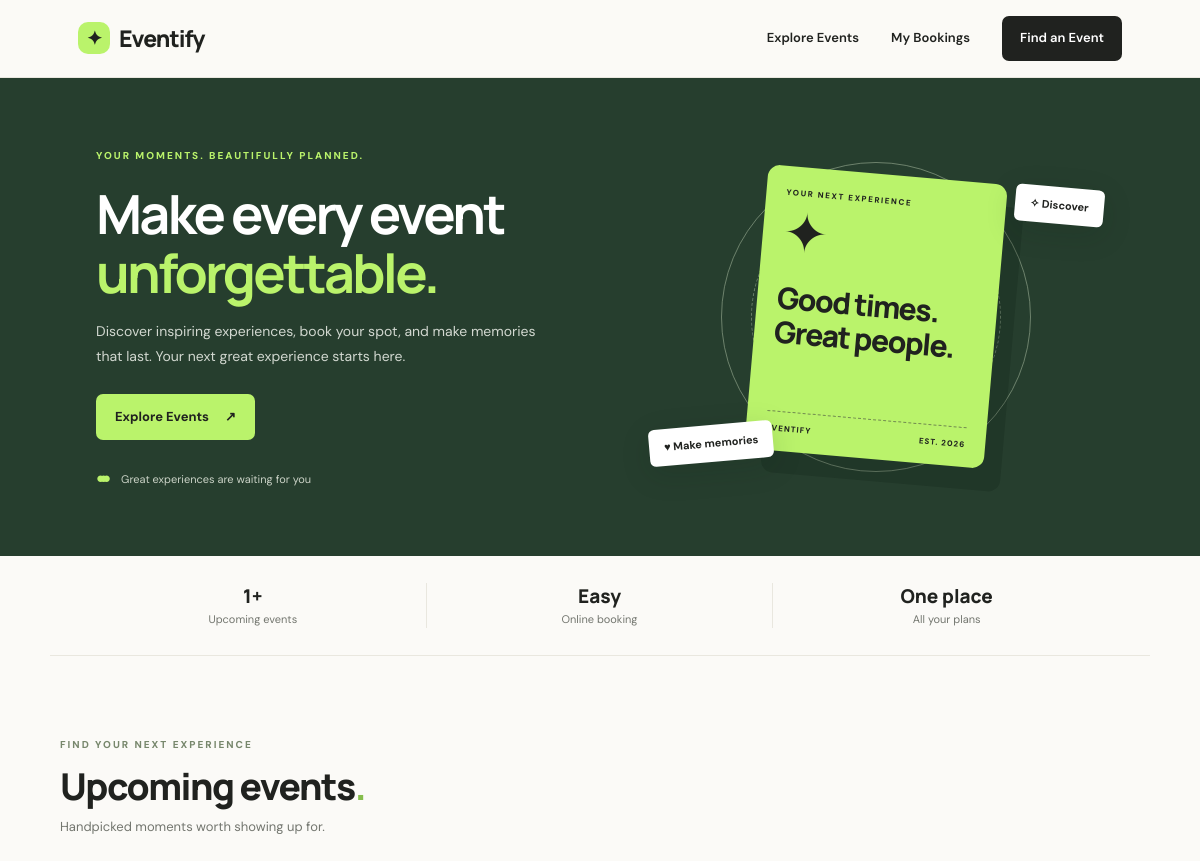
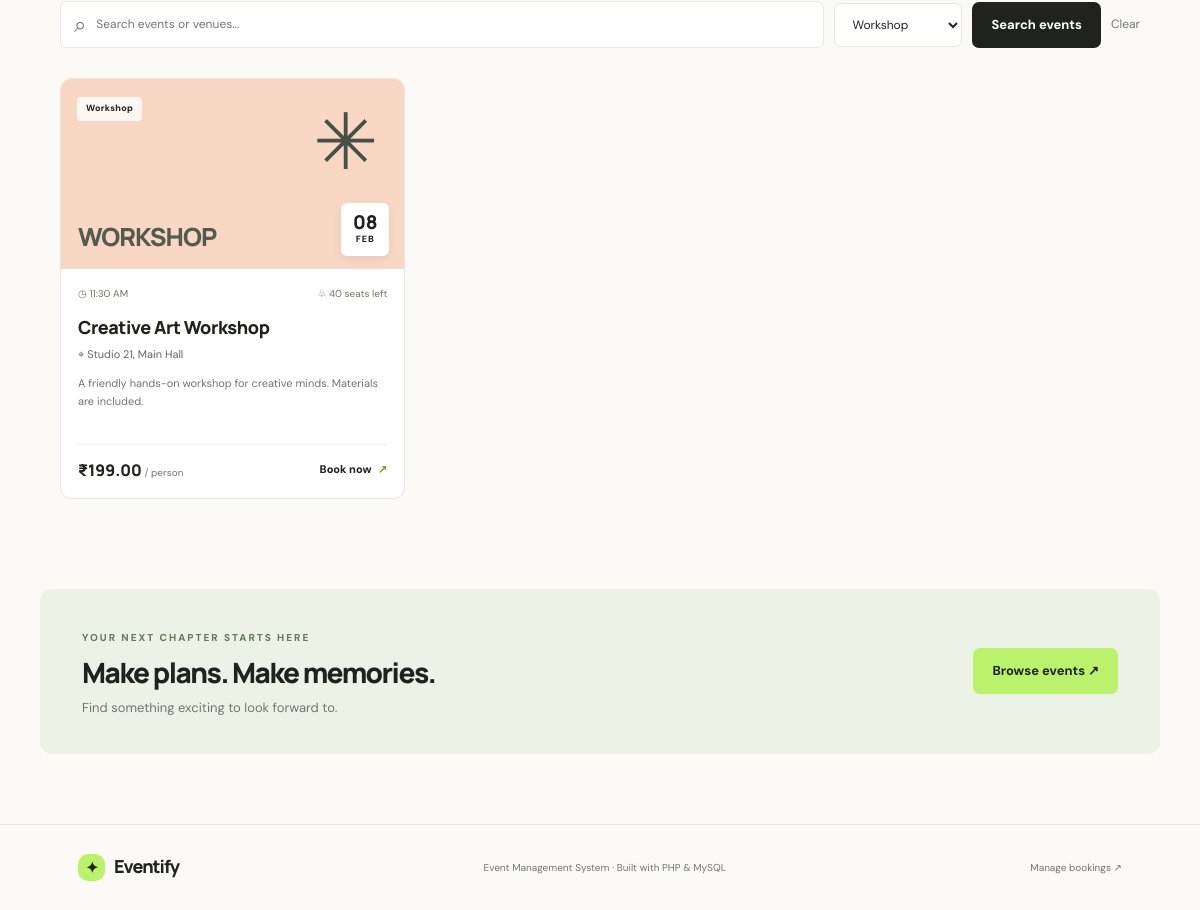
The page /api/index.php?category=Workshop on the database its author committed (2 pictures, top to bottom).
### tables this page shows
CREATE TABLE IF NOT EXISTS events (
    id INT AUTO_INCREMENT PRIMARY KEY,
    title VARCHAR(150) NOT NULL,
    category VARCHAR(80) NOT NULL,
    event_date DATE NOT NULL,
    event_time TIME NOT NULL,
    venue VARCHAR(180) NOT NULL,
    price DECIMAL(10,2) NOT NULL DEFAULT 0,
    seats INT NOT NULL DEFAULT 50,
    description TEXT,
    created_at TIMESTAMP DEFAULT CURRENT_TIMESTAMP
);

### api/index.php (the view, shortened to what this page needs)
<?php
require_once __DIR__ . '/config.php';
$category = trim($_GET['category'] ?? '');
$search = trim($_GET['search'] ?? '');
$sql = "SELECT e.*,
        e.seats - COALESCE((SELECT SUM(b.tickets) FROM bookings b WHERE b.event_id = e.id), 0) AS seats_left
        FROM events e WHERE e.event_date >= CURDATE()";
$params = [];
if ($category !== '') {
    $sql .= " AND e.category = ?";
    $params[] = $category;
}
$sql .= " ORDER BY e.event_date ASC";
$stmt = $pdo->prepare($sql);
$stmt->execute($params);
$events = $stmt->fetchAll();
$categories = $pdo->query("SELECT DISTINCT category FROM events ORDER BY category")->fetchAll(PDO::FETCH_COLUMN);
function h($value) { return htmlspecialchars((string)$value, ENT_QUOTES, 'UTF-8'); }
function money($value) { return $value <= 0 ? 'Free' : '₹' . number_format((float)$value, 2); }
?>
<!DOCTYPE html>
<html lang="en">
<head>
<link rel="stylesheet" href="style.css">
</head>
<body>
<header class="navbar">
  <a class="brand" href="index.php"><span class="brand-icon">✦</span> Eventify</a>
  <nav><a href="#events">Explore Events</a><a href="my_bookings.php">My Bookings</a><a class="nav-button" href="#events">Find an Event</a></nav>
</header>
<main>
<section class="hero">
  <div class="hero-copy">
    <span class="eyebrow">YOUR MOMENTS. BEAUTIFULLY PLANNED.</span>
    <h1>Make every event<br><span>unforgettable.</span></h1>
    <p>Discover inspiring experiences, book your spot, and make memories that last. Your next great experience starts here.</p>
    <a class="button button-light" href="#events">Explore Events <span>↗</span></a>
    <div class="hero-note"><span class="avatar-stack">● ● ●</span> Great experiences are waiting for you</div>
  </div>
  <div class="hero-art" aria-label="Decorative event illustration">
    <div class="ticket-card"><div class="ticket-top">YOUR NEXT EXPERIENCE</div><div class="ticket-star">✦</div><h3>Good times.<br>Great people.</h3><div class="ticket-bottom"><span>EVENTIFY</span><span>EST. 2026</span></div></div>
    <div class="floating-tag tag-top">✧ Discover</div><div class="floating-tag tag-bottom">♥ Make memories</div>
  </div>
</section>
<section class="stats">
  <div><strong><?= count($events) ?>+</strong><span>Upcoming events</span></div>
  <div><strong>Easy</strong><span>Online booking</span></div>
  <div><strong>One place</strong><span>All your plans</span></div>
</section>
<section class="events-section" id="events">
  <div class="section-heading"><div><span class="eyebrow">FIND YOUR NEXT EXPERIENCE</span><h2>Upcoming events<span class="accent-dot">.</span></h2><p>Handpicked moments worth showing up for.</p></div></div>
  <form class="filters" method="get" action="index.php">
    <div class="search-field"><span>⌕</span><input type="search" name="search" placeholder="Search events or venues..." value="<?= h($search) ?>"></div>
    <select name="category" aria-label="Filter by category"><option value="">All categories</option>
      <?php foreach ($categories as $c): ?><option value="<?= h($c) ?>" <?= $category === $c ? 'selected' : '' ?>><?= h($c) ?></option><?php endforeach; ?>
    </select>
    <button class="button button-dark" type="submit">Search events</button>
    <?php if ($search !== '' || $category !== ''): ?><a class="clear-link" href="index.php">Clear</a><?php endif; ?>
  </form>
  <?php if (!$events): ?>
    <div class="empty-state"><div>✧</div><h3>No events found</h3><p>Try another search or category.</p><a href="index.php">View all events</a></div>
  <?php else: ?>
  <div class="event-grid">
    <?php
    $icons = ['Technology' => '⌘', 'Workshop' => '✳', 'Entertainment' => '♫', 'Business' => '↗'];
    $colors = ['Technology' => 'lavender', 'Workshop' => 'peach', 'Entertainment' => 'pink', 'Business' => 'mint'];
    foreach ($events as $event):
      $date = new DateTime($event['event_date']);
      $left = max(0, (int)$event['seats_left']);
    ?>
    <article class="event-card">
      <div class="event-cover <?= h($colors[$event['category']] ?? 'lavender') ?>">
        <span class="category-pill"><?= h($event['category']) ?></span>
        <span class="cover-icon"><?= h($icons[$event['category']] ?? '✦') ?></span>
        <div class="cover-word"><?= h(strtoupper($event['category'])) ?></div>
        <div class="date-sticker"><strong><?= $date->format('d') ?></strong><span><?= strtoupper($date->format('M')) ?></span></div>
      </div>
      <div class="event-info">
        <div class="event-meta"><span>◷ <?= date('g:i A', strtotime($event['event_time'])) ?></span><span>♧ <?= $left ?> seats left</span></div>
        <h3><?= h($event['title']) ?></h3>
        <p class="venue">⌖ <?= h($event['venue']) ?></p>
        <p class="description"><?= h($event['description']) ?></p>
        <div class="card-footer"><div class="price"><?= money($event['price']) ?><small> / person</small></div>
          <?php if ($left > 0): ?><a class="book-link" href="book.php?event_id=<?= (int)$event['id'] ?>">Book now <span>↗</span></a><?php else: ?><span class="sold-out">Sold out</span><?php endif; ?>
        </div>
      </div>
    </article>
    <?php endforeach; ?>
  </div>
  <?php endif; ?>
</section>
<section class="bottom-cta"><div><span class="eyebrow">YOUR NEXT CHAPTER STARTS HERE</span><h2>Make plans. Make memories.</h2><p>Find something exciting to look forward to.</p></div><a class="button button-light" href="#events">Browse events ↗</a></section>
</main>
<footer><a class="brand" href="index.php"><span class="brand-icon">✦</span> Eventify</a><span>Event Management System · Built with PHP & MySQL</span><a href="my_bookings.php">Manage bookings ↗</a></footer>
</body>
</html>

### rows shown on the page
events: category "Workshop", category "✳", category "WORKSHOP", event_date "08", event_date "FEB", event_time "11:30 AM", left "40", title "Creative Art Workshop", venue "Studio 21, Main Hall", description "A friendly hands-on workshop for creative minds. Materials are included.", price "₹199.00"

### other values the page prints
count($events) "1"
form field category "Workshop"
